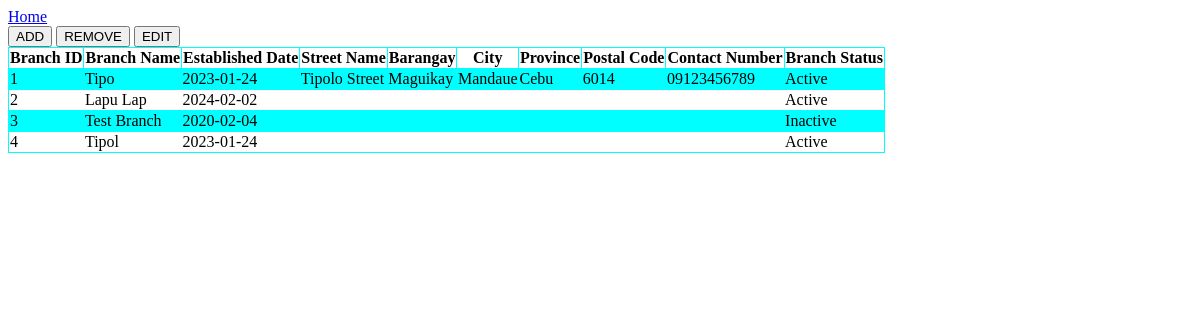
/branch.php, run on the app's committed database.
### tables this page shows
CREATE TABLE `branch` (
  `branch_ID` int(11) NOT NULL,
  `branch_name` varchar(50) NOT NULL,
  `established_date` date DEFAULT NULL,
  `street_name` varchar(50) DEFAULT NULL,
  `barangay` varchar(50) DEFAULT NULL,
  `city` varchar(50) DEFAULT NULL,
  `province` varchar(50) DEFAULT NULL,
  `postal_code` varchar(50) DEFAULT NULL,
  `contact_number` varchar(20) DEFAULT NULL,
  `branch_status` enum('Active','Inactive') DEFAULT 'Active'
);

### branch.php (the view, shortened to what this page needs)
<!DOCTYPE html>
<html>
    <head>
    </head>
    <body>
        <a href="index.php">Home</a>
        <br>
        <button onclick="showAddBranch()">ADD</button>
        <button>REMOVE</button>
        <button>EDIT</button>
        <br>
    </body>
</html>
<?php
    $conn = mysqli_connect("localhost","root","","mamaflors");
    if($conn->connect_error){
        die("ERROR". $conn->connect_error);
    }
    else{
        $sql = "SELECT * FROM branch";
        $result = $conn->query($sql);
        $row = $result->fetch_all(MYSQLI_ASSOC);
        if(sizeof($row) > 0){
            echo "
            <table>
                <tr>
                    <th>Branch ID</th>
                    <th>Branch Name</th>
                    <th>Established Date</th>
                    <th>Street Name</th>
                    <th>Barangay</th>
                    <th>City</th>
                    <th>Province</th>
                    <th>Postal Code</th>
                    <th>Contact Number</th>
                    <th>Branch Status</th>
                </tr>";
            for($x = 0; $x < sizeof($row); $x++){
                echo
                    "<tr>
                        <td>".$row[$x]['branch_ID']."</td>
                        <td>".$row[$x]['branch_name']."</td>
                        <td>".$row[$x]['established_date']."</td>
                        <td>".$row[$x]['street_name']."</td>
                        <td>".$row[$x]['barangay']."</td>
                        <td>".$row[$x]['city']."</td>
                        <td>".$row[$x]['province']."</td>
                        <td>".$row[$x]['postal_code']."</td>
                        <td>".$row[$x]['contact_number']."</td>
                        <td>".$row[$x]['branch_status']."</td>
                    </tr>";
            }
            echo "</table>";
        }
        else{
            echo "DATABASE EMPTY";
        }
    }
?>

### branch.php (style rules this page uses)
table { border-collapse: collapse; }
th, tr { border: 1px aqua solid; }
tr:nth-child(even) { background-color: aqua; }

### data on the page
branch: branch_ID "1", branch_name "Tipo", established_date "2023-01-24", street_name "Tipolo Street", barangay "Maguikay", city "Mandaue", province "Cebu", postal_code "6014", contact_number "09123456789", branch_status "Active"
branch: branch_ID "2", branch_name "Lapu Lap", established_date "2024-02-02", branch_status "Active"
branch: branch_ID "3", branch_name "Test Branch", established_date "2020-02-04", branch_status "Inactive"
branch: branch_ID "4", branch_name "Tipol", established_date "2023-01-24", branch_status "Active"
